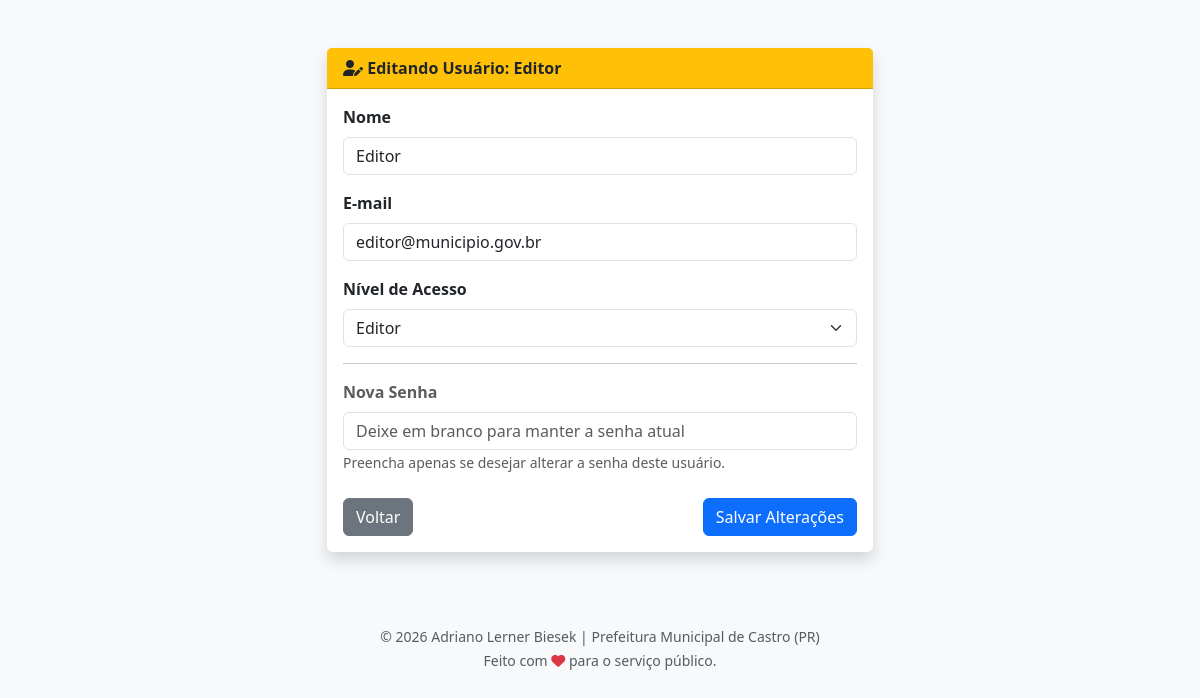
Screenshot of /admin/editar_usuario.php?id=2 (signed in) with the database file from the repository.
### tables this page shows
CREATE TABLE `usuarios` (
  `id` int(11) NOT NULL,
  `nome` varchar(100) NOT NULL,
  `email` varchar(100) NOT NULL,
  `senha` varchar(255) NOT NULL,
  `nivel` enum('admin','editor') DEFAULT 'editor',
  `criado_em` timestamp NOT NULL DEFAULT current_timestamp()
);

### admin/editar_usuario.php (the view, shortened to what this page needs)
<?php
require '../config.php';
$id = $_GET['id'] ?? null;
$stmt = $pdo->prepare("SELECT * FROM usuarios WHERE id = ?");
$stmt->execute([$id]);
$usuario = $stmt->fetch(PDO::FETCH_ASSOC);
?>
<!DOCTYPE html>
<html lang="pt-br">
<head>
    <link href="https://cdn.jsdelivr.net/npm/bootstrap@5.3.0/dist/css/bootstrap.min.css" rel="stylesheet">
    <link href="https://cdnjs.cloudflare.com/ajax/libs/font-awesome/6.0.0/css/all.min.css" rel="stylesheet">
</head>
<body class="bg-light">
    <div class="container mt-5">
        <div class="row justify-content-center">
            <div class="col-md-6">
                <div class="card shadow border-0">
                    <div class="card-header bg-warning text-dark">
                        <strong><i class="fas fa-user-edit"></i> Editando Usuário:
                            <?php echo htmlspecialchars($usuario['nome']); ?></strong>
                    </div>
                    <div class="card-body">
                        <form method="POST">
                            <div class="mb-3">
                                <label class="form-label fw-bold">Nome</label>
                                <input type="text" name="nome" class="form-control"
                                    value="<?php echo htmlspecialchars($usuario['nome']); ?>" required>
                            </div>
                            <div class="mb-3">
                                <label class="form-label fw-bold">E-mail</label>
                                <input type="email" name="email" class="form-control"
                                    value="<?php echo htmlspecialchars($usuario['email']); ?>" required>
                            </div>
                            <div class="mb-3">
                                <label class="form-label fw-bold">Nível de Acesso</label>
                                <select name="nivel" class="form-select">
                                    <option value="editor" <?php echo ($usuario['nivel'] == 'editor') ? 'selected' : ''; ?>>Editor</option>
                                </select>
                            </div>
                            <hr>
                            <div class="mb-3">
                                <label class="form-label fw-bold text-muted">Nova Senha</label>
                                <input type="password" name="senha" class="form-control"
                                    placeholder="Deixe em branco para manter a senha atual">
                                <small class="text-muted">Preencha apenas se desejar alterar a senha deste
                                    usuário.</small>
                            </div>
                            <div class="d-flex justify-content-between mt-4">
                                <a href="usuarios.php" class="btn btn-secondary">Voltar</a>
                                <button type="submit" class="btn btn-primary">Salvar Alterações</button>
                            </div>
                        </form>
                    </div>
                </div>
            </div>
        </div>
    </div>
    <footer class="text-center mt-5 py-4 text-muted">
        <small>©
            <?php echo date('Y'); ?> Adriano Lerner Biesek | Prefeitura Municipal de Castro (PR)<br>Feito com <i
                class="fa fa-heart text-danger"></i> para o serviço público.
        </small>
    </footer>
</body>
</html>

### rows the page displays
usuarios: nome "Editor", email "editor@municipio.gov.br", nivel "Editor"
